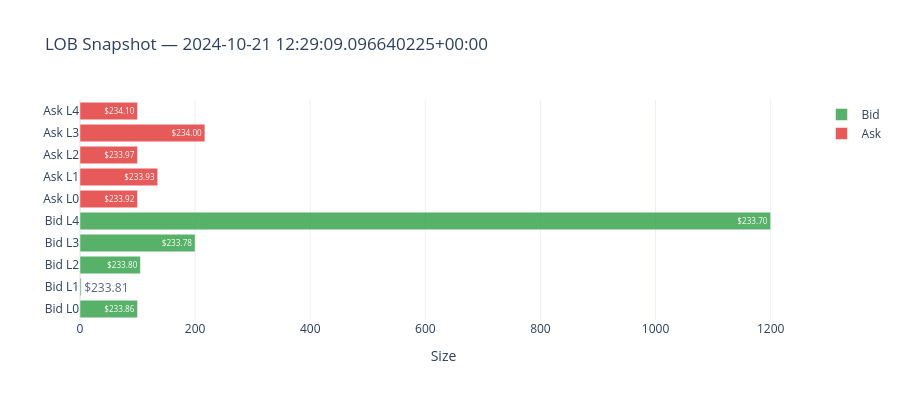

The notebook cell saved with this chart:
### Markdown cell above
## 5. LOB Snapshot at a Specific Time

### Code cell
# Show LOB at midpoint of data
snap_idx = len(df) // 2
snap = lob_snapshot(df, snap_idx, n_levels=5)
print(f'LOB Snapshot at {snap["timestamp"]}')
print(f'Mid Price: ${snap["mid_price"]:.4f}  |  Spread: ${snap["spread"]:.4f}')
print()

# Visual LOB
bids = pd.DataFrame(snap['bids'])
asks = pd.DataFrame(snap['asks'])

fig3 = go.Figure()
fig3.add_trace(go.Bar(
    y=[f'Bid L{i}' for i in range(len(bids))],
    x=bids['size'], orientation='h',
    marker_color='#2F9E44', opacity=0.8, name='Bid',
    text=[f'${p:.2f}' for p in bids['price']], textposition='auto'
))
fig3.add_trace(go.Bar(
    y=[f'Ask L{i}' for i in range(len(asks))],
    x=asks['size'], orientation='h',
    marker_color='#E03131', opacity=0.8, name='Ask',
    text=[f'${p:.2f}' for p in asks['price']], textposition='auto'
))
fig3.update_layout(
    title=f'LOB Snapshot — {snap["timestamp"]}',
    barmode='group', xaxis_title='Size',
    height=400, template='plotly_white'
)
fig3.show()

### Figure 1 — Plotly figure (JSON) as saved in the notebook; plotly's stock layout.template omitted (floating-point values rounded to 4 significant figures)
{"data": [{"marker": {"color": "#2F9E44"}, "name": "Bid", "opacity": 0.8, "orientation": "h", "text": ["$233.86", "$233.81", "$233.80", "$233.78", "$233.70"], "textposition": "auto", "type": "bar", "x": [100, 2, 105, 200, 1200], "y": ["Bid L0", "Bid L1", "Bid L2", "Bid L3", "Bid L4"]}, {"marker": {"color": "#E03131"}, "name": "Ask", "opacity": 0.8, "orientation": "h", "text": ["$233.92", "$233.93", "$233.97", "$234.00", "$234.10"], "textposition": "auto", "type": "bar", "x": [100, 135, 100, 217, 100], "y": ["Ask L0", "Ask L1", "Ask L2", "Ask L3", "Ask L4"]}], "layout": {"barmode": "group", "height": 400, "title": {"text": "LOB Snapshot — 2024-10-21 12:29:09.096640225+00:00"}, "xaxis": {"title": {"text": "Size"}}}}
